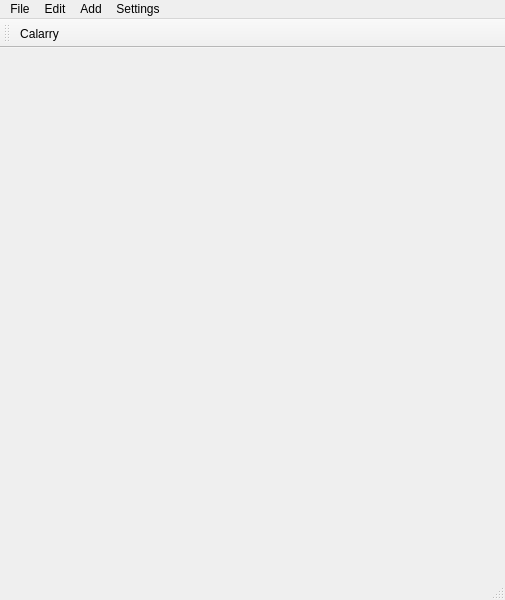
<?xml version="1.0" encoding="UTF-8"?>
<ui version="4.0">
 <class>MainWindow</class>
 <widget class="QMainWindow" name="MainWindow">
  <property name="geometry">
   <rect>
    <x>0</x>
    <y>0</y>
    <width>505</width>
    <height>600</height>
   </rect>
  </property>
  <property name="windowTitle">
   <string>MainWindow</string>
  </property>
  <widget class="QWidget" name="centralwidget"/>
  <widget class="QMenuBar" name="menubar">
   <property name="geometry">
    <rect>
     <x>0</x>
     <y>0</y>
     <width>505</width>
     <height>21</height>
    </rect>
   </property>
   <widget class="QMenu" name="menuFile">
    <property name="title">
     <string>File</string>
    </property>
    <addaction name="separator"/>
    <addaction name="actionOpen"/>
    <addaction name="actionNew"/>
    <addaction name="actionClose"/>
   </widget>
   <widget class="QMenu" name="menuEdit">
    <property name="title">
     <string>Edit</string>
    </property>
   </widget>
   <widget class="QMenu" name="menuAdd">
    <property name="title">
     <string>Add</string>
    </property>
   </widget>
   <widget class="QMenu" name="menuProfile">
    <property name="title">
     <string>Settings</string>
    </property>
   </widget>
   <addaction name="menuFile"/>
   <addaction name="menuEdit"/>
   <addaction name="menuAdd"/>
   <addaction name="menuProfile"/>
  </widget>
  <widget class="QStatusBar" name="statusbar"/>
  <widget class="QToolBar" name="toolBar">
   <property name="windowTitle">
    <string>toolBar</string>
   </property>
   <attribute name="toolBarArea">
    <enum>TopToolBarArea</enum>
   </attribute>
   <attribute name="toolBarBreak">
    <bool>false</bool>
   </attribute>
   <addaction name="actionCalarry"/>
  </widget>
  <action name="actionOpen">
   <property name="text">
    <string>Open</string>
   </property>
  </action>
  <action name="actionNew">
   <property name="text">
    <string>New</string>
   </property>
  </action>
  <action name="actionClose">
   <property name="text">
    <string>Close</string>
   </property>
  </action>
  <action name="actionCalarry">
   <property name="icon">
    <iconset>
     <normaloff>../../../../Graphics_Design/Logos/media.png</normaloff>../../../../Graphics_Design/Logos/media.png</iconset>
   </property>
   <property name="text">
    <string>Calarry</string>
   </property>
  </action>
 </widget>
 <resources/>
 <connections/>
</ui>
